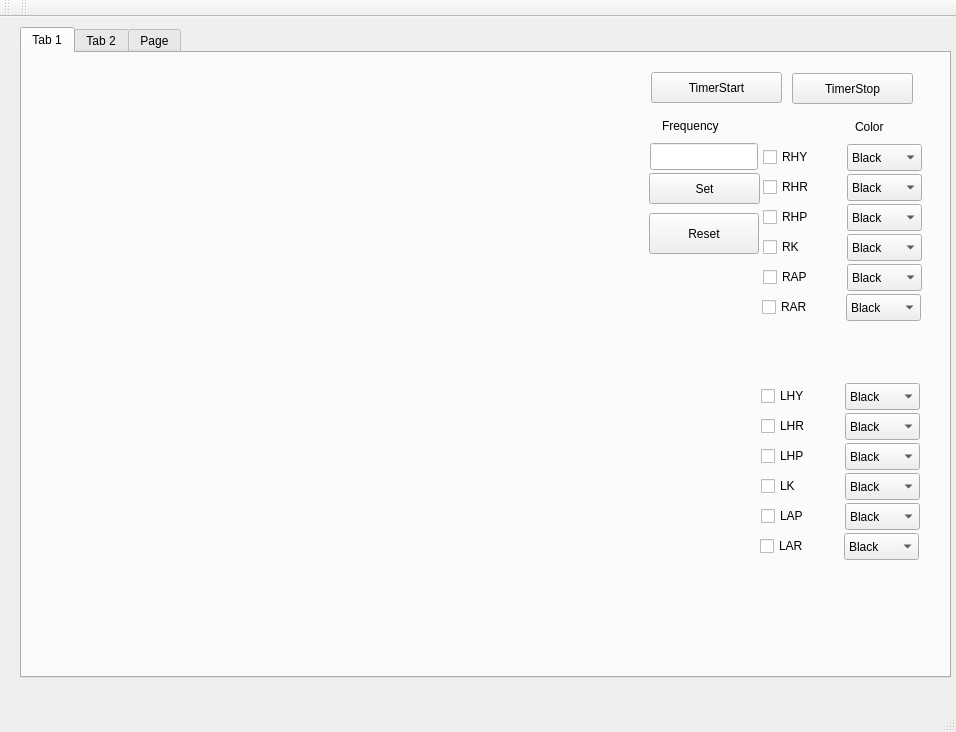
<?xml version="1.0" encoding="UTF-8"?>
<ui version="4.0">
 <class>MainWindow</class>
 <widget class="QMainWindow" name="MainWindow">
  <property name="geometry">
   <rect>
    <x>0</x>
    <y>0</y>
    <width>956</width>
    <height>732</height>
   </rect>
  </property>
  <property name="windowTitle">
   <string>MainWindow</string>
  </property>
  <widget class="QWidget" name="centralWidget">
   <widget class="QTabWidget" name="tabWidget">
    <property name="geometry">
     <rect>
      <x>20</x>
      <y>10</y>
      <width>931</width>
      <height>651</height>
     </rect>
    </property>
    <property name="currentIndex">
     <number>0</number>
    </property>
    <widget class="QWidget" name="tab">
     <attribute name="title">
      <string>Tab 1</string>
     </attribute>
     <widget class="QCustomPlot" name="Widget_Plot_1" native="true">
      <property name="geometry">
       <rect>
        <x>90</x>
        <y>60</y>
        <width>531</width>
        <height>201</height>
       </rect>
      </property>
     </widget>
     <widget class="QLabel" name="label_Frequency">
      <property name="geometry">
       <rect>
        <x>640</x>
        <y>64</y>
        <width>81</width>
        <height>17</height>
       </rect>
      </property>
      <property name="text">
       <string>Frequency</string>
      </property>
     </widget>
     <widget class="QLineEdit" name="lineEdit_FrequencyValue">
      <property name="geometry">
       <rect>
        <x>628</x>
        <y>90</y>
        <width>108</width>
        <height>27</height>
       </rect>
      </property>
     </widget>
     <widget class="QPushButton" name="pushButton_StructureReset">
      <property name="geometry">
       <rect>
        <x>627</x>
        <y>160</y>
        <width>110</width>
        <height>41</height>
       </rect>
      </property>
      <property name="text">
       <string>Reset</string>
      </property>
     </widget>
     <widget class="QPushButton" name="pushButton_DataSetting">
      <property name="geometry">
       <rect>
        <x>627</x>
        <y>120</y>
        <width>111</width>
        <height>31</height>
       </rect>
      </property>
      <property name="text">
       <string>Set</string>
      </property>
     </widget>
     <widget class="QLabel" name="label_Color">
      <property name="geometry">
       <rect>
        <x>833</x>
        <y>65</y>
        <width>67</width>
        <height>17</height>
       </rect>
      </property>
      <property name="text">
       <string>Color</string>
      </property>
     </widget>
     <widget class="QPushButton" name="pushButton_StartTimer">
      <property name="geometry">
       <rect>
        <x>629</x>
        <y>19</y>
        <width>131</width>
        <height>31</height>
       </rect>
      </property>
      <property name="text">
       <string>TimerStart</string>
      </property>
     </widget>
     <widget class="QPushButton" name="pushButton_StopTimer">
      <property name="geometry">
       <rect>
        <x>770</x>
        <y>20</y>
        <width>121</width>
        <height>31</height>
       </rect>
      </property>
      <property name="text">
       <string>TimerStop</string>
      </property>
     </widget>
     <widget class="QComboBox" name="RAP_Color">
      <property name="geometry">
       <rect>
        <x>825</x>
        <y>211</y>
        <width>75</width>
        <height>27</height>
       </rect>
      </property>
      <property name="currentText">
       <string>Black</string>
      </property>
      <property name="currentIndex">
       <number>0</number>
      </property>
      <item>
       <property name="text">
        <string>Black</string>
       </property>
      </item>
      <item>
       <property name="text">
        <string>Red</string>
       </property>
      </item>
      <item>
       <property name="text">
        <string>Blue</string>
       </property>
      </item>
      <item>
       <property name="text">
        <string>Yellow</string>
       </property>
      </item>
      <item>
       <property name="text">
        <string>Green</string>
       </property>
      </item>
     </widget>
     <widget class="QCheckBox" name="RAP">
      <property name="geometry">
       <rect>
        <x>741</x>
        <y>213</y>
        <width>78</width>
        <height>22</height>
       </rect>
      </property>
      <property name="text">
       <string>RAP</string>
      </property>
      <property name="checkable">
       <bool>true</bool>
      </property>
      <property name="checked">
       <bool>false</bool>
      </property>
      <property name="tristate">
       <bool>false</bool>
      </property>
     </widget>
     <widget class="QComboBox" name="RK_Color">
      <property name="geometry">
       <rect>
        <x>825</x>
        <y>181</y>
        <width>75</width>
        <height>27</height>
       </rect>
      </property>
      <property name="currentText">
       <string>Black</string>
      </property>
      <property name="currentIndex">
       <number>0</number>
      </property>
      <item>
       <property name="text">
        <string>Black</string>
       </property>
      </item>
      <item>
       <property name="text">
        <string>Red</string>
       </property>
      </item>
      <item>
       <property name="text">
        <string>Blue</string>
       </property>
      </item>
      <item>
       <property name="text">
        <string>Yellow</string>
       </property>
      </item>
      <item>
       <property name="text">
        <string>Green</string>
       </property>
      </item>
     </widget>
     <widget class="QCheckBox" name="RK">
      <property name="geometry">
       <rect>
        <x>741</x>
        <y>183</y>
        <width>78</width>
        <height>22</height>
       </rect>
      </property>
      <property name="text">
       <string>RK</string>
      </property>
      <property name="checkable">
       <bool>true</bool>
      </property>
      <property name="checked">
       <bool>false</bool>
      </property>
     </widget>
     <widget class="QComboBox" name="RHP_Color">
      <property name="geometry">
       <rect>
        <x>825</x>
        <y>151</y>
        <width>75</width>
        <height>27</height>
       </rect>
      </property>
      <property name="currentText">
       <string>Black</string>
      </property>
      <property name="currentIndex">
       <number>0</number>
      </property>
      <item>
       <property name="text">
        <string>Black</string>
       </property>
      </item>
      <item>
       <property name="text">
        <string>Red</string>
       </property>
      </item>
      <item>
       <property name="text">
        <string>Blue</string>
       </property>
      </item>
      <item>
       <property name="text">
        <string>Yellow</string>
       </property>
      </item>
      <item>
       <property name="text">
        <string>Green</string>
       </property>
      </item>
     </widget>
     <widget class="QCheckBox" name="RHP">
      <property name="geometry">
       <rect>
        <x>741</x>
        <y>153</y>
        <width>78</width>
        <height>22</height>
       </rect>
      </property>
      <property name="text">
       <string>RHP</string>
      </property>
      <property name="checkable">
       <bool>true</bool>
      </property>
      <property name="checked">
       <bool>false</bool>
      </property>
     </widget>
     <widget class="QComboBox" name="RHR_Color">
      <property name="geometry">
       <rect>
        <x>825</x>
        <y>121</y>
        <width>75</width>
        <height>27</height>
       </rect>
      </property>
      <property name="currentText">
       <string>Black</string>
      </property>
      <property name="currentIndex">
       <number>0</number>
      </property>
      <item>
       <property name="text">
        <string>Black</string>
       </property>
      </item>
      <item>
       <property name="text">
        <string>Red</string>
       </property>
      </item>
      <item>
       <property name="text">
        <string>Blue</string>
       </property>
      </item>
      <item>
       <property name="text">
        <string>Yellow</string>
       </property>
      </item>
      <item>
       <property name="text">
        <string>Green</string>
       </property>
      </item>
     </widget>
     <widget class="QCheckBox" name="RHR">
      <property name="enabled">
       <bool>true</bool>
      </property>
      <property name="geometry">
       <rect>
        <x>741</x>
        <y>123</y>
        <width>78</width>
        <height>22</height>
       </rect>
      </property>
      <property name="layoutDirection">
       <enum>Qt::LeftToRight</enum>
      </property>
      <property name="text">
       <string>RHR</string>
      </property>
      <property name="checkable">
       <bool>true</bool>
      </property>
      <property name="checked">
       <bool>false</bool>
      </property>
     </widget>
     <widget class="QComboBox" name="RHY_Color">
      <property name="geometry">
       <rect>
        <x>825</x>
        <y>91</y>
        <width>75</width>
        <height>27</height>
       </rect>
      </property>
      <property name="currentIndex">
       <number>0</number>
      </property>
      <item>
       <property name="text">
        <string>Black</string>
       </property>
      </item>
      <item>
       <property name="text">
        <string>Red</string>
       </property>
      </item>
      <item>
       <property name="text">
        <string>Blue</string>
       </property>
      </item>
      <item>
       <property name="text">
        <string>Yellow</string>
       </property>
      </item>
      <item>
       <property name="text">
        <string>Green</string>
       </property>
      </item>
     </widget>
     <widget class="QCheckBox" name="RHY">
      <property name="geometry">
       <rect>
        <x>741</x>
        <y>93</y>
        <width>78</width>
        <height>22</height>
       </rect>
      </property>
      <property name="text">
       <string>RHY</string>
      </property>
      <property name="checkable">
       <bool>true</bool>
      </property>
      <property name="checked">
       <bool>false</bool>
      </property>
     </widget>
     <widget class="QCustomPlot" name="Widget_Plot_4" native="true">
      <property name="geometry">
       <rect>
        <x>90</x>
        <y>330</y>
        <width>531</width>
        <height>221</height>
       </rect>
      </property>
     </widget>
     <widget class="QCheckBox" name="RAR">
      <property name="geometry">
       <rect>
        <x>740</x>
        <y>243</y>
        <width>78</width>
        <height>22</height>
       </rect>
      </property>
      <property name="text">
       <string>RAR</string>
      </property>
      <property name="checkable">
       <bool>true</bool>
      </property>
      <property name="checked">
       <bool>false</bool>
      </property>
     </widget>
     <widget class="QComboBox" name="RAR_Color">
      <property name="geometry">
       <rect>
        <x>824</x>
        <y>241</y>
        <width>75</width>
        <height>27</height>
       </rect>
      </property>
      <property name="currentText">
       <string>Black</string>
      </property>
      <property name="currentIndex">
       <number>0</number>
      </property>
      <item>
       <property name="text">
        <string>Black</string>
       </property>
      </item>
      <item>
       <property name="text">
        <string>Red</string>
       </property>
      </item>
      <item>
       <property name="text">
        <string>Blue</string>
       </property>
      </item>
      <item>
       <property name="text">
        <string>Yellow</string>
       </property>
      </item>
      <item>
       <property name="text">
        <string>Green</string>
       </property>
      </item>
     </widget>
     <widget class="QCheckBox" name="LHP">
      <property name="geometry">
       <rect>
        <x>739</x>
        <y>392</y>
        <width>78</width>
        <height>22</height>
       </rect>
      </property>
      <property name="text">
       <string>LHP</string>
      </property>
      <property name="checked">
       <bool>false</bool>
      </property>
     </widget>
     <widget class="QComboBox" name="LHP_Color">
      <property name="geometry">
       <rect>
        <x>823</x>
        <y>390</y>
        <width>75</width>
        <height>27</height>
       </rect>
      </property>
      <property name="currentText">
       <string>Black</string>
      </property>
      <property name="currentIndex">
       <number>0</number>
      </property>
      <item>
       <property name="text">
        <string>Black</string>
       </property>
      </item>
      <item>
       <property name="text">
        <string>Red</string>
       </property>
      </item>
      <item>
       <property name="text">
        <string>Blue</string>
       </property>
      </item>
      <item>
       <property name="text">
        <string>Yellow</string>
       </property>
      </item>
      <item>
       <property name="text">
        <string>Green</string>
       </property>
      </item>
     </widget>
     <widget class="QComboBox" name="LK_Color">
      <property name="geometry">
       <rect>
        <x>823</x>
        <y>420</y>
        <width>75</width>
        <height>27</height>
       </rect>
      </property>
      <property name="currentText">
       <string>Black</string>
      </property>
      <property name="currentIndex">
       <number>0</number>
      </property>
      <item>
       <property name="text">
        <string>Black</string>
       </property>
      </item>
      <item>
       <property name="text">
        <string>Red</string>
       </property>
      </item>
      <item>
       <property name="text">
        <string>Blue</string>
       </property>
      </item>
      <item>
       <property name="text">
        <string>Yellow</string>
       </property>
      </item>
      <item>
       <property name="text">
        <string>Green</string>
       </property>
      </item>
     </widget>
     <widget class="QCheckBox" name="LHR">
      <property name="enabled">
       <bool>true</bool>
      </property>
      <property name="geometry">
       <rect>
        <x>739</x>
        <y>362</y>
        <width>78</width>
        <height>22</height>
       </rect>
      </property>
      <property name="layoutDirection">
       <enum>Qt::LeftToRight</enum>
      </property>
      <property name="text">
       <string>LHR</string>
      </property>
      <property name="checked">
       <bool>false</bool>
      </property>
     </widget>
     <widget class="QCheckBox" name="LHY">
      <property name="geometry">
       <rect>
        <x>739</x>
        <y>332</y>
        <width>78</width>
        <height>22</height>
       </rect>
      </property>
      <property name="text">
       <string>LHY</string>
      </property>
      <property name="checkable">
       <bool>true</bool>
      </property>
      <property name="checked">
       <bool>false</bool>
      </property>
     </widget>
     <widget class="QCheckBox" name="LAR">
      <property name="geometry">
       <rect>
        <x>738</x>
        <y>482</y>
        <width>78</width>
        <height>22</height>
       </rect>
      </property>
      <property name="text">
       <string>LAR</string>
      </property>
      <property name="checked">
       <bool>false</bool>
      </property>
     </widget>
     <widget class="QCheckBox" name="LAP">
      <property name="geometry">
       <rect>
        <x>739</x>
        <y>452</y>
        <width>78</width>
        <height>22</height>
       </rect>
      </property>
      <property name="text">
       <string>LAP</string>
      </property>
      <property name="checked">
       <bool>false</bool>
      </property>
     </widget>
     <widget class="QComboBox" name="LAR_Color">
      <property name="geometry">
       <rect>
        <x>822</x>
        <y>480</y>
        <width>75</width>
        <height>27</height>
       </rect>
      </property>
      <property name="currentText">
       <string>Black</string>
      </property>
      <property name="currentIndex">
       <number>0</number>
      </property>
      <item>
       <property name="text">
        <string>Black</string>
       </property>
      </item>
      <item>
       <property name="text">
        <string>Red</string>
       </property>
      </item>
      <item>
       <property name="text">
        <string>Blue</string>
       </property>
      </item>
      <item>
       <property name="text">
        <string>Yellow</string>
       </property>
      </item>
      <item>
       <property name="text">
        <string>Green</string>
       </property>
      </item>
     </widget>
     <widget class="QComboBox" name="LHY_Color">
      <property name="geometry">
       <rect>
        <x>823</x>
        <y>330</y>
        <width>75</width>
        <height>27</height>
       </rect>
      </property>
      <property name="currentIndex">
       <number>0</number>
      </property>
      <item>
       <property name="text">
        <string>Black</string>
       </property>
      </item>
      <item>
       <property name="text">
        <string>Red</string>
       </property>
      </item>
      <item>
       <property name="text">
        <string>Blue</string>
       </property>
      </item>
      <item>
       <property name="text">
        <string>Yellow</string>
       </property>
      </item>
      <item>
       <property name="text">
        <string>Green</string>
       </property>
      </item>
     </widget>
     <widget class="QComboBox" name="LHR_Color">
      <property name="geometry">
       <rect>
        <x>823</x>
        <y>360</y>
        <width>75</width>
        <height>27</height>
       </rect>
      </property>
      <property name="currentText">
       <string>Black</string>
      </property>
      <property name="currentIndex">
       <number>0</number>
      </property>
      <item>
       <property name="text">
        <string>Black</string>
       </property>
      </item>
      <item>
       <property name="text">
        <string>Red</string>
       </property>
      </item>
      <item>
       <property name="text">
        <string>Blue</string>
       </property>
      </item>
      <item>
       <property name="text">
        <string>Yellow</string>
       </property>
      </item>
      <item>
       <property name="text">
        <string>Green</string>
       </property>
      </item>
     </widget>
     <widget class="QCheckBox" name="LK">
      <property name="geometry">
       <rect>
        <x>739</x>
        <y>422</y>
        <width>78</width>
        <height>22</height>
       </rect>
      </property>
      <property name="text">
       <string>LK</string>
      </property>
      <property name="checked">
       <bool>false</bool>
      </property>
     </widget>
     <widget class="QComboBox" name="LAP_Color">
      <property name="geometry">
       <rect>
        <x>823</x>
        <y>450</y>
        <width>75</width>
        <height>27</height>
       </rect>
      </property>
      <property name="currentText">
       <string>Black</string>
      </property>
      <property name="currentIndex">
       <number>0</number>
      </property>
      <item>
       <property name="text">
        <string>Black</string>
       </property>
      </item>
      <item>
       <property name="text">
        <string>Red</string>
       </property>
      </item>
      <item>
       <property name="text">
        <string>Blue</string>
       </property>
      </item>
      <item>
       <property name="text">
        <string>Yellow</string>
       </property>
      </item>
      <item>
       <property name="text">
        <string>Green</string>
       </property>
      </item>
     </widget>
    </widget>
    <widget class="QWidget" name="tab_2">
     <attribute name="title">
      <string>Tab 2</string>
     </attribute>
     <widget class="QPushButton" name="pushButton_DataSetting_2">
      <property name="geometry">
       <rect>
        <x>677</x>
        <y>92</y>
        <width>51</width>
        <height>31</height>
       </rect>
      </property>
      <property name="text">
       <string>Set</string>
      </property>
     </widget>
     <widget class="QCustomPlot" name="Widget_Plot_2" native="true">
      <property name="geometry">
       <rect>
        <x>17</x>
        <y>72</y>
        <width>531</width>
        <height>201</height>
       </rect>
      </property>
     </widget>
     <widget class="QComboBox" name="comboBox_Select_Color_8">
      <property name="geometry">
       <rect>
        <x>737</x>
        <y>215</y>
        <width>85</width>
        <height>27</height>
       </rect>
      </property>
      <property name="currentIndex">
       <number>3</number>
      </property>
      <item>
       <property name="text">
        <string>Black</string>
       </property>
      </item>
      <item>
       <property name="text">
        <string>Red</string>
       </property>
      </item>
      <item>
       <property name="text">
        <string>Blue</string>
       </property>
      </item>
      <item>
       <property name="text">
        <string>Yellow</string>
       </property>
      </item>
      <item>
       <property name="text">
        <string>Green</string>
       </property>
      </item>
     </widget>
     <widget class="QComboBox" name="comboBox_Select_Color_10">
      <property name="geometry">
       <rect>
        <x>737</x>
        <y>245</y>
        <width>85</width>
        <height>27</height>
       </rect>
      </property>
      <property name="currentIndex">
       <number>4</number>
      </property>
      <item>
       <property name="text">
        <string>Black</string>
       </property>
      </item>
      <item>
       <property name="text">
        <string>Red</string>
       </property>
      </item>
      <item>
       <property name="text">
        <string>Blue</string>
       </property>
      </item>
      <item>
       <property name="text">
        <string>Yellow</string>
       </property>
      </item>
      <item>
       <property name="text">
        <string>Green</string>
       </property>
      </item>
     </widget>
     <widget class="QLabel" name="label_Frequency_2">
      <property name="geometry">
       <rect>
        <x>607</x>
        <y>67</y>
        <width>81</width>
        <height>17</height>
       </rect>
      </property>
      <property name="text">
       <string>Frequency</string>
      </property>
     </widget>
     <widget class="QComboBox" name="comboBox_Select_Color_6">
      <property name="geometry">
       <rect>
        <x>737</x>
        <y>125</y>
        <width>85</width>
        <height>27</height>
       </rect>
      </property>
      <item>
       <property name="text">
        <string>Black</string>
       </property>
      </item>
      <item>
       <property name="text">
        <string>Red</string>
       </property>
      </item>
      <item>
       <property name="text">
        <string>Blue</string>
       </property>
      </item>
      <item>
       <property name="text">
        <string>Yellow</string>
       </property>
      </item>
      <item>
       <property name="text">
        <string>Green</string>
       </property>
      </item>
     </widget>
     <widget class="QComboBox" name="comboBox_Select_Color_9">
      <property name="geometry">
       <rect>
        <x>737</x>
        <y>185</y>
        <width>85</width>
        <height>27</height>
       </rect>
      </property>
      <property name="currentIndex">
       <number>2</number>
      </property>
      <item>
       <property name="text">
        <string>Black</string>
       </property>
      </item>
      <item>
       <property name="text">
        <string>Red</string>
       </property>
      </item>
      <item>
       <property name="text">
        <string>Blue</string>
       </property>
      </item>
      <item>
       <property name="text">
        <string>Yellow</string>
       </property>
      </item>
      <item>
       <property name="text">
        <string>Green</string>
       </property>
      </item>
     </widget>
     <widget class="QLineEdit" name="lineEdit_FrequencyValue_2">
      <property name="geometry">
       <rect>
        <x>558</x>
        <y>93</y>
        <width>109</width>
        <height>27</height>
       </rect>
      </property>
     </widget>
     <widget class="QComboBox" name="comboBox_Select_Color_7">
      <property name="geometry">
       <rect>
        <x>737</x>
        <y>155</y>
        <width>85</width>
        <height>27</height>
       </rect>
      </property>
      <property name="currentIndex">
       <number>1</number>
      </property>
      <item>
       <property name="text">
        <string>Black</string>
       </property>
      </item>
      <item>
       <property name="text">
        <string>Red</string>
       </property>
      </item>
      <item>
       <property name="text">
        <string>Blue</string>
       </property>
      </item>
      <item>
       <property name="text">
        <string>Yellow</string>
       </property>
      </item>
      <item>
       <property name="text">
        <string>Green</string>
       </property>
      </item>
     </widget>
     <widget class="QLabel" name="label_Color_2">
      <property name="geometry">
       <rect>
        <x>760</x>
        <y>100</y>
        <width>67</width>
        <height>17</height>
       </rect>
      </property>
      <property name="text">
       <string>Color</string>
      </property>
     </widget>
    </widget>
    <widget class="QWidget" name="tab_3">
     <attribute name="title">
      <string>Page</string>
     </attribute>
     <widget class="QPushButton" name="pushButton_DataSetting_FT">
      <property name="geometry">
       <rect>
        <x>577</x>
        <y>120</y>
        <width>111</width>
        <height>31</height>
       </rect>
      </property>
      <property name="text">
       <string>Set</string>
      </property>
     </widget>
     <widget class="QComboBox" name="R_Fz_Color">
      <property name="geometry">
       <rect>
        <x>770</x>
        <y>90</y>
        <width>75</width>
        <height>27</height>
       </rect>
      </property>
      <property name="currentIndex">
       <number>0</number>
      </property>
      <item>
       <property name="text">
        <string>Black</string>
       </property>
      </item>
      <item>
       <property name="text">
        <string>Red</string>
       </property>
      </item>
      <item>
       <property name="text">
        <string>Blue</string>
       </property>
      </item>
      <item>
       <property name="text">
        <string>Yellow</string>
       </property>
      </item>
      <item>
       <property name="text">
        <string>Green</string>
       </property>
      </item>
     </widget>
     <widget class="QPushButton" name="pushButton_StructureReset_FT">
      <property name="geometry">
       <rect>
        <x>577</x>
        <y>160</y>
        <width>110</width>
        <height>41</height>
       </rect>
      </property>
      <property name="text">
       <string>Reset</string>
      </property>
     </widget>
     <widget class="QLineEdit" name="lineEdit_FrequencyValue_FT">
      <property name="geometry">
       <rect>
        <x>578</x>
        <y>90</y>
        <width>108</width>
        <height>27</height>
       </rect>
      </property>
     </widget>
     <widget class="QCustomPlot" name="Widget_Plot_Footforce" native="true">
      <property name="geometry">
       <rect>
        <x>40</x>
        <y>60</y>
        <width>531</width>
        <height>201</height>
       </rect>
      </property>
     </widget>
     <widget class="QLabel" name="label_Color_FT">
      <property name="geometry">
       <rect>
        <x>783</x>
        <y>65</y>
        <width>67</width>
        <height>17</height>
       </rect>
      </property>
      <property name="text">
       <string>Color</string>
      </property>
     </widget>
     <widget class="QCheckBox" name="R_Fz">
      <property name="geometry">
       <rect>
        <x>690</x>
        <y>90</y>
        <width>78</width>
        <height>22</height>
       </rect>
      </property>
      <property name="text">
       <string>R_Fz</string>
      </property>
      <property name="checked">
       <bool>false</bool>
      </property>
     </widget>
     <widget class="QPushButton" name="pushButton_StartTimer_FT">
      <property name="geometry">
       <rect>
        <x>579</x>
        <y>19</y>
        <width>131</width>
        <height>31</height>
       </rect>
      </property>
      <property name="text">
       <string>TimerStart</string>
      </property>
     </widget>
     <widget class="QLabel" name="label_Frequency_FT">
      <property name="geometry">
       <rect>
        <x>590</x>
        <y>64</y>
        <width>81</width>
        <height>17</height>
       </rect>
      </property>
      <property name="text">
       <string>Frequency</string>
      </property>
     </widget>
     <widget class="QPushButton" name="pushButton_StopTimer_FT">
      <property name="geometry">
       <rect>
        <x>720</x>
        <y>20</y>
        <width>121</width>
        <height>31</height>
       </rect>
      </property>
      <property name="text">
       <string>TimerStop</string>
      </property>
     </widget>
     <widget class="QCustomPlot" name="Widget_Plot_Footmoment" native="true">
      <property name="geometry">
       <rect>
        <x>40</x>
        <y>330</y>
        <width>531</width>
        <height>221</height>
       </rect>
      </property>
     </widget>
     <widget class="QComboBox" name="L_My_Color">
      <property name="geometry">
       <rect>
        <x>774</x>
        <y>445</y>
        <width>75</width>
        <height>27</height>
       </rect>
      </property>
      <property name="currentIndex">
       <number>0</number>
      </property>
      <item>
       <property name="text">
        <string>Black</string>
       </property>
      </item>
      <item>
       <property name="text">
        <string>Red</string>
       </property>
      </item>
      <item>
       <property name="text">
        <string>Blue</string>
       </property>
      </item>
      <item>
       <property name="text">
        <string>Yellow</string>
       </property>
      </item>
      <item>
       <property name="text">
        <string>Green</string>
       </property>
      </item>
     </widget>
     <widget class="QComboBox" name="R_My_Color">
      <property name="geometry">
       <rect>
        <x>774</x>
        <y>355</y>
        <width>75</width>
        <height>27</height>
       </rect>
      </property>
      <property name="currentIndex">
       <number>0</number>
      </property>
      <item>
       <property name="text">
        <string>Black</string>
       </property>
      </item>
      <item>
       <property name="text">
        <string>Red</string>
       </property>
      </item>
      <item>
       <property name="text">
        <string>Blue</string>
       </property>
      </item>
      <item>
       <property name="text">
        <string>Yellow</string>
       </property>
      </item>
      <item>
       <property name="text">
        <string>Green</string>
       </property>
      </item>
     </widget>
     <widget class="QCheckBox" name="R_My">
      <property name="enabled">
       <bool>true</bool>
      </property>
      <property name="geometry">
       <rect>
        <x>690</x>
        <y>357</y>
        <width>78</width>
        <height>22</height>
       </rect>
      </property>
      <property name="layoutDirection">
       <enum>Qt::LeftToRight</enum>
      </property>
      <property name="text">
       <string>R_My</string>
      </property>
      <property name="checked">
       <bool>false</bool>
      </property>
     </widget>
     <widget class="QCheckBox" name="L_My">
      <property name="geometry">
       <rect>
        <x>690</x>
        <y>447</y>
        <width>78</width>
        <height>22</height>
       </rect>
      </property>
      <property name="text">
       <string>L_My</string>
      </property>
      <property name="checked">
       <bool>false</bool>
      </property>
     </widget>
     <widget class="QCheckBox" name="L_Mx">
      <property name="geometry">
       <rect>
        <x>690</x>
        <y>417</y>
        <width>78</width>
        <height>22</height>
       </rect>
      </property>
      <property name="text">
       <string>L_Mx</string>
      </property>
      <property name="checked">
       <bool>false</bool>
      </property>
     </widget>
     <widget class="QCheckBox" name="R_Mx">
      <property name="geometry">
       <rect>
        <x>690</x>
        <y>327</y>
        <width>78</width>
        <height>22</height>
       </rect>
      </property>
      <property name="text">
       <string>R_Mx</string>
      </property>
      <property name="checkable">
       <bool>true</bool>
      </property>
      <property name="checked">
       <bool>false</bool>
      </property>
     </widget>
     <widget class="QComboBox" name="L_Mx_Color">
      <property name="geometry">
       <rect>
        <x>774</x>
        <y>415</y>
        <width>75</width>
        <height>27</height>
       </rect>
      </property>
      <property name="currentIndex">
       <number>0</number>
      </property>
      <item>
       <property name="text">
        <string>Black</string>
       </property>
      </item>
      <item>
       <property name="text">
        <string>Red</string>
       </property>
      </item>
      <item>
       <property name="text">
        <string>Blue</string>
       </property>
      </item>
      <item>
       <property name="text">
        <string>Yellow</string>
       </property>
      </item>
      <item>
       <property name="text">
        <string>Green</string>
       </property>
      </item>
     </widget>
     <widget class="QComboBox" name="R_Mx_Color">
      <property name="geometry">
       <rect>
        <x>774</x>
        <y>325</y>
        <width>75</width>
        <height>27</height>
       </rect>
      </property>
      <property name="currentIndex">
       <number>0</number>
      </property>
      <item>
       <property name="text">
        <string>Black</string>
       </property>
      </item>
      <item>
       <property name="text">
        <string>Red</string>
       </property>
      </item>
      <item>
       <property name="text">
        <string>Blue</string>
       </property>
      </item>
      <item>
       <property name="text">
        <string>Yellow</string>
       </property>
      </item>
      <item>
       <property name="text">
        <string>Green</string>
       </property>
      </item>
     </widget>
     <widget class="QComboBox" name="L_Fz_Color">
      <property name="geometry">
       <rect>
        <x>770</x>
        <y>120</y>
        <width>75</width>
        <height>27</height>
       </rect>
      </property>
      <property name="currentText">
       <string>Black</string>
      </property>
      <property name="currentIndex">
       <number>0</number>
      </property>
      <item>
       <property name="text">
        <string>Black</string>
       </property>
      </item>
      <item>
       <property name="text">
        <string>Red</string>
       </property>
      </item>
      <item>
       <property name="text">
        <string>Blue</string>
       </property>
      </item>
      <item>
       <property name="text">
        <string>Yellow</string>
       </property>
      </item>
      <item>
       <property name="text">
        <string>Green</string>
       </property>
      </item>
     </widget>
     <widget class="QCheckBox" name="L_Fz">
      <property name="geometry">
       <rect>
        <x>690</x>
        <y>120</y>
        <width>78</width>
        <height>22</height>
       </rect>
      </property>
      <property name="text">
       <string>L_Fz</string>
      </property>
      <property name="checked">
       <bool>false</bool>
      </property>
     </widget>
    </widget>
   </widget>
  </widget>
  <widget class="QMenuBar" name="menuBar">
   <property name="geometry">
    <rect>
     <x>0</x>
     <y>0</y>
     <width>956</width>
     <height>22</height>
    </rect>
   </property>
  </widget>
  <widget class="QToolBar" name="mainToolBar">
   <attribute name="toolBarArea">
    <enum>TopToolBarArea</enum>
   </attribute>
   <attribute name="toolBarBreak">
    <bool>false</bool>
   </attribute>
  </widget>
  <widget class="QToolBar" name="toolBar">
   <property name="windowTitle">
    <string>toolBar</string>
   </property>
   <attribute name="toolBarArea">
    <enum>TopToolBarArea</enum>
   </attribute>
   <attribute name="toolBarBreak">
    <bool>false</bool>
   </attribute>
  </widget>
  <widget class="QStatusBar" name="statusBar"/>
 </widget>
 <layoutdefault spacing="6" margin="11"/>
 <customwidgets>
  <customwidget>
   <class>QCustomPlot</class>
   <extends>QWidget</extends>
   <header location="global">qcustomplot.h</header>
   <container>1</container>
  </customwidget>
 </customwidgets>
 <resources/>
 <connections/>
</ui>
